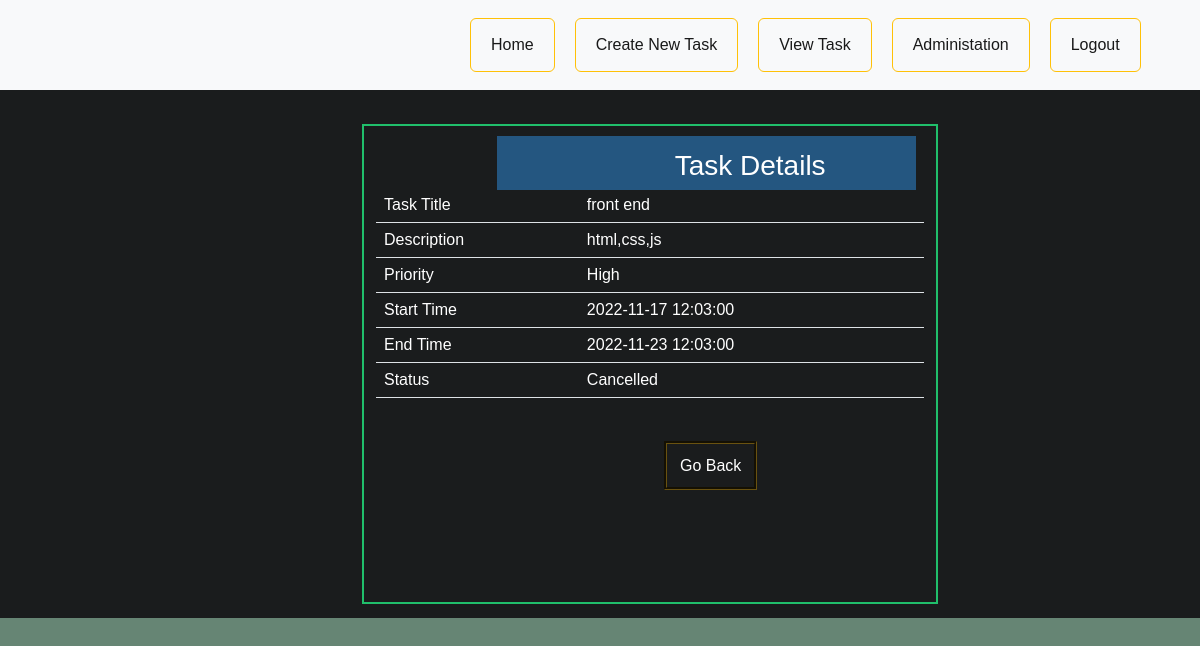
The page /task-details.php?id=3 on the database its author committed.
### tables this page shows
CREATE TABLE `task_tbl` (
  `id` int(5) NOT NULL,
  `task_description` varchar(255) NOT NULL,
  `task_name` varchar(100) NOT NULL,
  `end_time` datetime NOT NULL,
  `priority` varchar(225) NOT NULL,
  `start_time` datetime NOT NULL,
  `login_id` int(20) NOT NULL DEFAULT 2,
  `status` varchar(11) NOT NULL DEFAULT '0' COMMENT '0=Started, 1=Ongoing, 2=Finished, 3=Canceled',
  `employee_id` int(4) NOT NULL
);

### task-details.php (the view, shortened to what this page needs)
<?php
      include('verify.php');
if(isset($_GET['id'])){
    $task_id = $_GET['id'];
    $sql2 = "SELECT * FROM task_tbl WHERE id=$task_id";
    $res2 = mysqli_query($conn, $sql2);
    if($res2==true){
        $row2 = mysqli_fetch_assoc($res2);
        $task_name = $row2['task_name'];
        $task_description = $row2['task_description'];
        $priority = $row2['priority'];
        $start_time = $row2['start_time'];
        $end_time = $row2['end_time'];
    }else{
        header('location:manage-list.php');
    }
}
?>
<?php
$sql = "SELECT * FROM task_tbl";
$result = mysqli_query($conn, $sql);
?>
<html>
    <head>
        <link rel="stylesheet" href="css/general_style.css">
    </head>
    <body>
    <?php
      include('sidebar.php');
    ?>
        <div class="wrapper1">
            <div class="container" style=" width: 50%;height:60% ;border:2px solid #20bf6b;position:relative;left: 50px;top: 10px;">
                <div class="whole">
                    <div class="edit-text">
                        <h3 class="edit">Task Details </h3>
                    </div>
                </div>
				<table class="table" style="color:white ;">
				    <tr>
				        <td>Task Title</td><td><?php echo $task_name; ?></td>
				    </tr>
				    <tr>
				        <td>Description</td><td><?php echo $task_description; ?></td>
				    </tr>
                    <tr>
				    <td>Priority</td><td><?php echo $priority; ?></td>
				    </tr>
				    <tr>
				        <td>Start Time</td><td><?php echo $start_time; ?></td>
				    </tr>
				    <tr>
				        <td>End Time</td><td><?php echo $end_time; ?></td>
				    </tr>
                    <tr>
                    <td>Status</td>
                        <td><?php  if($row2['status'] == 1){
                            echo "Ongoing";
                        }elseif($row2['status'] == 2){
                        echo "Finished";
                        }elseif($row2['status'] == 3){
                            echo "Cancelled";
                        }else{
                            echo "Started";
                        } ?>
                        </td>
                        </tr>
				        </table>
                    <div>
                    <a href="index.php" class="back" style="text-decoration: none; color: white; border: 3px groove #695210;padding: 13px;background-color: transparent;position: relative;left: 18rem;top: 40px;width: 40%;cursor: pointer;">Go Back</a>
                </div>
            </div>
        </div>
    </body>
</html>

### css/general_style.css (style rules this page uses)
body { background-color: #0C3B4A; }
* { color:#fff; margin: 0px; padding: 0px; font-family: Verdana, Geneva, Tahoma, sans-serif; }
.wrapper1 { width:100%; margin: 0px auto; padding: 2% ; background-color: #1A1C1D; }
.container { width: 70%; height:92% ; border:2px solid #20bf6b; position: relative; left: 190px; top: 10px; }
.whole { width: 85%; position: relative; left: 73px; top: 10px; }
.edit { position: relative; left: 40%; top: 3px; padding: 10px; }
.edit-text { background-color: #245680; width: 90% ; position: relative; left: 48px; }
h3 { margin: 2% 0px; }
table { width: 100%; border-radius: 3px solid #0C3B4A; }
table tr td { padding: 1%; }

### css/home_style.css (style rules this page uses)
.body { background-color: #03351a9a; }
* { margin: 0px; padding: 0px; font-family: Verdana, Geneva, Tahoma, sans-serif; }
.container { position: relative; top: 50px; }

### rows shown on the page
task_tbl: task_name "front end", task_description "html,css,js", priority "High", start_time "2022-11-17 12:03:00", end_time "2022-11-23 12:03:00"
